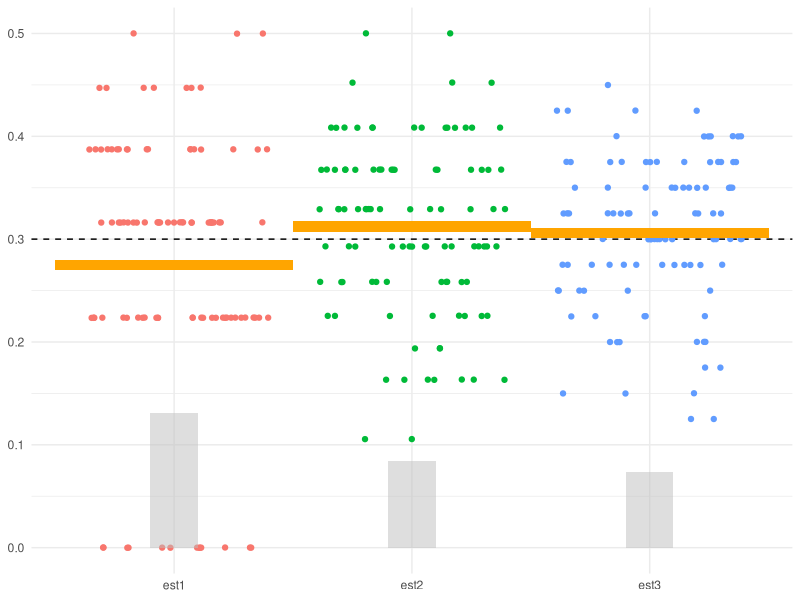

Reproduce this figure in R.
library(ggplot2)
library(dplyr)
library(tidyr)

hat_th_1 <- function(x) sqrt(mean(x==1))
hat_th_2 <- function(x) 1 - sqrt(mean(x==3))
hat_th_3 <- function(x) mean(x==1) + mean(x==2) / 2

experiment <- function(n, th=.3) {
  probs <- c(th^2, 2*th*(1-th), (1-th)^2)
  x <- sample(1:3, n, replace=T, probs)
  return (c(hat_th_1(x), hat_th_2(x), hat_th_3(x)))
}

N <- 100
replicate(N, experiment(20)) %>% t() %>%
  data.frame() -> results

colnames(results) <- paste0("est", 1:3)

results_long <- results %>%
  pivot_longer(cols=1:3, names_to="est", values_to="val")

th <- 0.3

results_long %>% ggplot() +
  aes(x=est, y=val) +
  geom_hline(yintercept=th, linetype="dashed") +
  geom_jitter(aes(col=est)) +
  theme_minimal() +
  geom_tile(
    data=results_long %>% group_by(est) %>% summarise(avg=mean(val)),
    aes(x=est, y=avg),
    height=.01, fill="orange"
  ) +
  theme(
    axis.title = element_blank(),
    legend.position = "none"
  ) +
  geom_col(
    data=results_long %>% group_by(est) %>% summarise(sd=sd(val)),
    aes(x=est, y=sd),
    width=.2, fill="gray", alpha=.5
  )
